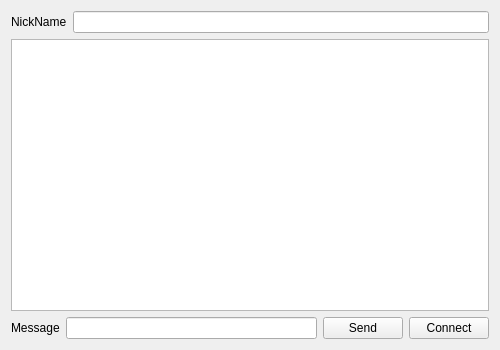
<?xml version="1.0" encoding="UTF-8"?>
<ui version="4.0">
 <class>Widget</class>
 <widget class="QWidget" name="Widget">
  <property name="geometry">
   <rect>
    <x>0</x>
    <y>0</y>
    <width>500</width>
    <height>350</height>
   </rect>
  </property>
  <property name="windowTitle">
   <string>Kulpownicy Messenger</string>
  </property>
  <layout class="QGridLayout" name="gridLayout">
   <item row="0" column="0">
    <layout class="QHBoxLayout" name="horizontalLayout_2">
     <item>
      <widget class="QLabel" name="label">
       <property name="text">
        <string>NickName</string>
       </property>
      </widget>
     </item>
     <item>
      <widget class="QLineEdit" name="nickName"/>
     </item>
    </layout>
   </item>
   <item row="1" column="0">
    <widget class="QTextEdit" name="textEdit"/>
   </item>
   <item row="2" column="0">
    <layout class="QHBoxLayout" name="horizontalLayout">
     <item>
      <widget class="QLabel" name="label_2">
       <property name="text">
        <string>Message</string>
       </property>
      </widget>
     </item>
     <item>
      <widget class="QLineEdit" name="message"/>
     </item>
     <item>
      <widget class="QPushButton" name="sendMsg">
       <property name="text">
        <string>Send</string>
       </property>
      </widget>
     </item>
     <item>
      <widget class="QPushButton" name="connectServer">
       <property name="text">
        <string>Connect</string>
       </property>
      </widget>
     </item>
    </layout>
   </item>
  </layout>
 </widget>
 <resources/>
 <connections/>
</ui>
